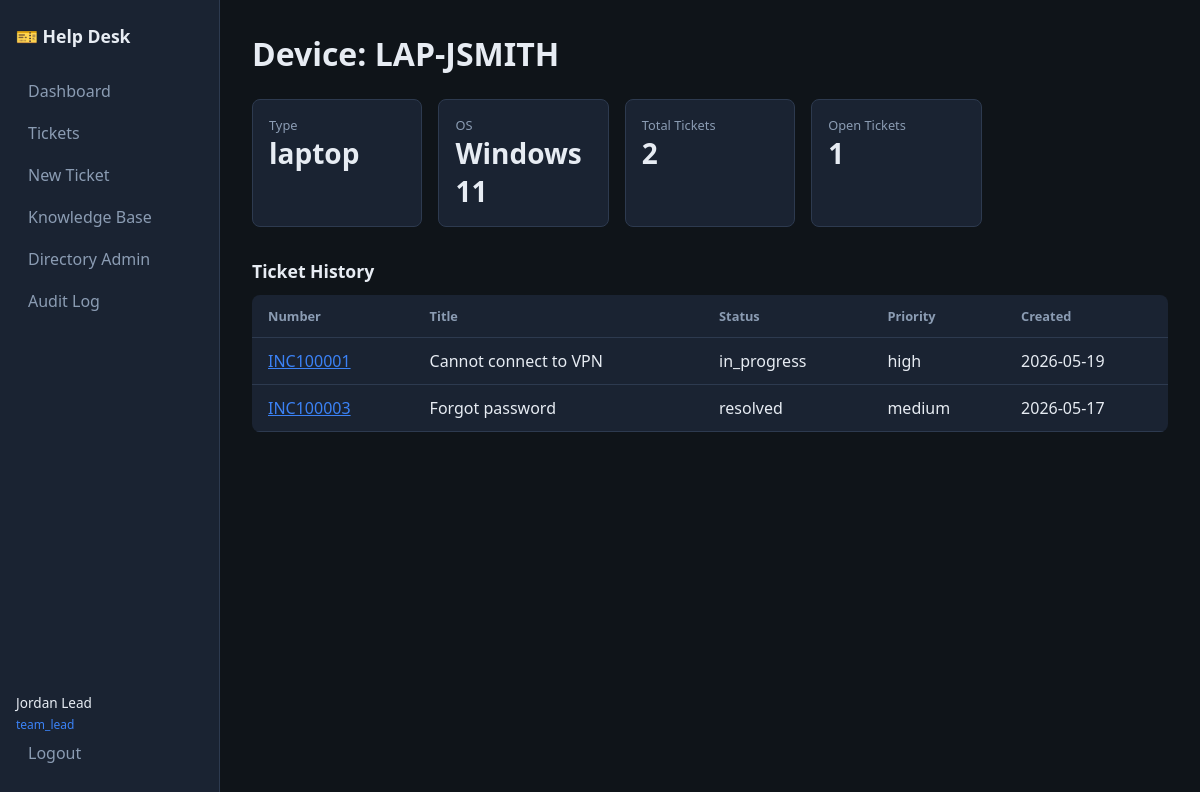
Page /devices/1 (signed in) on the committed database.
### app/models/entities.py (models this page shows)
class User(Base):
    __tablename__ = "users"
    id: Mapped[int] = mapped_column(primary_key=True)
    username: Mapped[str] = mapped_column(String(64), unique=True, index=True)
    email: Mapped[str] = mapped_column(String(255), unique=True)
    display_name: Mapped[str] = mapped_column(String(128))
    password_hash: Mapped[str] = mapped_column(String(255))
    role: Mapped[str] = mapped_column(String(32), default=UserRole.END_USER.value)
    department: Mapped[str | None] = mapped_column(String(128))
    is_active: Mapped[bool] = mapped_column(Boolean, default=True)
    ad_sam_account: Mapped[str | None] = mapped_column(String(64), unique=True)
    ad_upn: Mapped[str | None] = mapped_column(String(255), unique=True)
    manager_id: Mapped[int | None] = mapped_column(ForeignKey("users.id"))
    job_title: Mapped[str | None] = mapped_column(String(128))
    role_sync_from_groups: Mapped[bool] = mapped_column(Boolean, default=True)
    last_login_at: Mapped[datetime | None] = mapped_column(DateTime)
    account_locked: Mapped[bool] = mapped_column(Boolean, default=False)
    created_at: Mapped[datetime] = mapped_column(DateTime, default=datetime.utcnow)
    manager: Mapped["User | None"] = relationship(remote_side=[id])
    ad_groups: Mapped[list["ADGroup"]] = relationship(
        secondary="user_ad_groups", back_populates="members"
    )
    assigned_tickets: Mapped[list["Ticket"]] = relationship(
        back_populates="assigned_technician",
        foreign_keys="Ticket.assigned_technician_id",
    )
    created_tickets: Mapped[list["Ticket"]] = relationship(
        back_populates="requester",
        foreign_keys="Ticket.requester_id",
    )

class Device(Base):
    __tablename__ = "devices"
    id: Mapped[int] = mapped_column(primary_key=True)
    hostname: Mapped[str] = mapped_column(String(128), unique=True, index=True)
    asset_tag: Mapped[str | None] = mapped_column(String(64), unique=True)
    device_type: Mapped[str] = mapped_column(String(64))
    manufacturer: Mapped[str | None] = mapped_column(String(64))
    model: Mapped[str | None] = mapped_column(String(128))
    serial_number: Mapped[str | None] = mapped_column(String(128), unique=True)
    os: Mapped[str | None] = mapped_column(String(128))
    location: Mapped[str | None] = mapped_column(String(128))
    status: Mapped[str] = mapped_column(String(32), default="in_stock")
    assigned_user_id: Mapped[int | None] = mapped_column(ForeignKey("users.id"))
    purchase_date: Mapped[datetime | None] = mapped_column(DateTime)
    warranty_expires: Mapped[datetime | None] = mapped_column(DateTime)
    notes: Mapped[str | None] = mapped_column(Text)
    is_active: Mapped[bool] = mapped_column(Boolean, default=True)
    created_at: Mapped[datetime] = mapped_column(DateTime, default=datetime.utcnow)
    updated_at: Mapped[datetime] = mapped_column(
        DateTime, default=datetime.utcnow, onupdate=datetime.utcnow
    )
    assigned_user: Mapped["User | None"] = relationship()
    tickets: Mapped[list["Ticket"]] = relationship(back_populates="affected_device")

class Ticket(Base):
    __tablename__ = "tickets"
    id: Mapped[int] = mapped_column(primary_key=True)
    ticket_number: Mapped[str] = mapped_column(String(32), unique=True, index=True)
    title: Mapped[str] = mapped_column(String(255))
    description: Mapped[str] = mapped_column(Text)
    priority: Mapped[str] = mapped_column(String(16), default=TicketPriority.MEDIUM.value)
    status: Mapped[str] = mapped_column(String(32), default=TicketStatus.NEW.value)
    category: Mapped[str | None] = mapped_column(String(64))
    ticket_type: Mapped[str] = mapped_column(String(32), default="incident")
    impact: Mapped[str] = mapped_column(String(16), default="medium")
    urgency: Mapped[str] = mapped_column(String(16), default="medium")
    tags: Mapped[str | None] = mapped_column(String(512))
    requester_id: Mapped[int] = mapped_column(ForeignKey("users.id"))
    assigned_technician_id: Mapped[int | None] = mapped_column(ForeignKey("users.id"))
    affected_device_id: Mapped[int | None] = mapped_column(ForeignKey("devices.id"))
    duplicate_of_id: Mapped[int | None] = mapped_column(ForeignKey("tickets.id"))
    kb_article_id: Mapped[int | None] = mapped_column(ForeignKey("kb_articles.id"))
    created_at: Mapped[datetime] = mapped_column(DateTime, default=datetime.utcnow)
    updated_at: Mapped[datetime] = mapped_column(
        DateTime, default=datetime.utcnow, onupdate=datetime.utcnow
    )
    resolved_at: Mapped[datetime | None] = mapped_column(DateTime)
    closed_at: Mapped[datetime | None] = mapped_column(DateTime)
    escalation_level: Mapped[int] = mapped_column(Integer, default=0)
    escalated_at: Mapped[datetime | None] = mapped_column(DateTime)
    satisfaction_rating: Mapped[int | None] = mapped_column(Integer)
    satisfaction_comment: Mapped[str | None] = mapped_column(Text)
    requester: Mapped["User"] = relationship(
        back_populates="created_tickets", foreign_keys=[requester_id]
    )
    assigned_technician: Mapped["User | None"] = relationship(
        back_populates="assigned_tickets", foreign_keys=[assigned_technician_id]
    )
    affected_device: Mapped["Device | None"] = relationship(back_populates="tickets")
    duplicate_of: Mapped["Ticket | None"] = relationship(remote_side=[id])
    sla: Mapped["TicketSla | None"] = relationship(
        back_populates="ticket", uselist=False, cascade="all, delete-orphan"
    )
    work_notes: Mapped[list["TicketWorkNote"]] = relationship(
        back_populates="ticket", cascade="all, delete-orphan"
    )
    resolution_doc: Mapped["ResolutionDocumentation | None"] = relationship(
        back_populates="ticket", uselist=False, cascade="all, delete-orphan"
    )
    status_history: Mapped[list["TicketStatusHistory"]] = relationship(
        back_populates="ticket", cascade="all, delete-orphan"
    )
    timeline_events: Mapped[list["TicketTimelineEvent"]] = relationship(
        back_populates="ticket", cascade="all, delete-orphan", order_by="TicketTimelineEvent.created_at"
    )
    provisioning: Mapped["ProvisioningRequest | None"] = relationship(
        back_populates="onboarding_ticket", uselist=False
    )

### main.py (the view)
@app.get("/devices/{device_id}", response_class=HTMLResponse)
def device_detail(
    device_id: int,
    request: Request,
    user: User = Depends(require_login),
    db: Session = Depends(get_db),
):
    summary = DeviceService(db).device_summary(device_id)
    if not summary:
        raise HTTPException(404)
    return templates.TemplateResponse(
        request,
        "device.html",
        {"user": user, **summary},
    )

### templates/device.html (shortened to what this page needs)
{% extends "base.html" %}
{% block content %}
<h1>Device: {{ device.hostname }}</h1>
<div class="stats-grid">
  <div class="stat-card"><span class="stat-label">Type</span><span class="stat-value">{{ device.device_type }}</span></div>
  <div class="stat-card"><span class="stat-label">OS</span><span class="stat-value">{{ device.os or '—' }}</span></div>
  <div class="stat-card"><span class="stat-label">Total Tickets</span><span class="stat-value">{{ total_tickets }}</span></div>
  <div class="stat-card"><span class="stat-label">Open Tickets</span><span class="stat-value">{{ open_tickets }}</span></div>
</div>
<h2>Ticket History</h2>
<table class="data-table">
  <thead><tr><th>Number</th><th>Title</th><th>Status</th><th>Priority</th><th>Created</th></tr></thead>
  <tbody>
    {% for t in recent_tickets %}
    <tr>
      <td><a href="/tickets/{{ t.id }}">{{ t.ticket_number }}</a></td>
      <td>{{ t.title }}</td>
      <td>{{ t.status }}</td>
      <td>{{ t.priority }}</td>
      <td>{{ t.created_at.strftime('%Y-%m-%d') }}</td>
    </tr>
    {% endfor %}
  </tbody>
</table>
{% endblock %}

### templates/base.html (shortened to what this page needs)
<!DOCTYPE html>
<html lang="en">
<head>
  <link rel="stylesheet" href="/static/css/style.css">
</head>
<body>
  <nav class="sidebar">
    <div class="brand">🎫 Help Desk</div>
    {% if user %}
    <a href="/" class="nav-link">Dashboard</a>
    <a href="/tickets" class="nav-link">Tickets</a>
    <a href="/tickets/new" class="nav-link">New Ticket</a>
    <a href="/kb" class="nav-link">Knowledge Base</a>
    <a href="/ad" class="nav-link">Directory Admin</a>
    {% if user.role in ['team_lead', 'admin'] %}
    <a href="/audit" class="nav-link">Audit Log</a>
    {% endif %}
    <div class="nav-footer">
      <span class="user-badge">{{ user.display_name }}</span>
      <span class="role-badge">{{ user.role }}</span>
      <a href="/logout" class="nav-link logout">Logout</a>
    </div>
    {% endif %}
  </nav>
  <main class="content">
    {% block content %}{% endblock %}
  </main>
</body>
</html>

### static/css/style.css (style rules this page uses)
:root { --bg: #0f1419; --surface: #1a2332; --border: #2d3a4f; --text: #e7ecf3; --muted: #8b9cb3; --accent: #3b82f6; --success: #22c55e; --warning: #f59e0b; --danger: #ef4444; }
* { box-sizing: border-box; margin: 0; padding: 0; }
body { font-family: "Segoe UI", system-ui, sans-serif; background: var(--bg); color: var(--text); display: flex; min-height: 100vh; }
.sidebar { width: 220px; background: var(--surface); border-right: 1px solid var(--border); padding: 1.5rem 1rem; display: flex; flex-direction: column; }
.brand { font-weight: 700; font-size: 1.1rem; margin-bottom: 1.5rem; }
.nav-link { display: block; color: var(--muted); text-decoration: none; padding: 0.5rem 0.75rem; border-radius: 6px; margin-bottom: 0.25rem; }
.nav-footer { margin-top: auto; padding-top: 1rem; }
.user-badge { display: block; font-size: 0.85rem; }
.role-badge { font-size: 0.75rem; color: var(--accent); }
.content { flex: 1; padding: 2rem; overflow-x: auto; }
h1 { margin-bottom: 1.5rem; }
h2 { margin: 1.5rem 0 0.75rem; font-size: 1.1rem; }
.stats-grid { display: grid; grid-template-columns: repeat(auto-fill, minmax(160px, 1fr)); gap: 1rem; margin-bottom: 2rem; }
.stat-card { background: var(--surface); border: 1px solid var(--border); border-radius: 8px; padding: 1rem; }
.stat-label { display: block; font-size: 0.8rem; color: var(--muted); }
.stat-value { font-size: 1.75rem; font-weight: 700; }
.data-table { width: 100%; border-collapse: collapse; background: var(--surface); border-radius: 8px; overflow: hidden; }
.data-table th, .data-table td { padding: 0.75rem 1rem; text-align: left; border-bottom: 1px solid var(--border); }
.data-table th { color: var(--muted); font-size: 0.8rem; }
.data-table a { color: var(--accent); }

### rows in the picture
User: display_name "Jordan Lead", role "team_lead"
Device: hostname "LAP-JSMITH", device_type "laptop", os "Windows 11"
Ticket: ticket_number "INC100001", title "Cannot connect to VPN", status "in_progress", priority "high", created_at "2026-05-19"
Ticket: ticket_number "INC100003", title "Forgot password", status "resolved", priority "medium", created_at "2026-05-17"

### other values in the picture
{{ total_tickets }} "2"
{{ open_tickets }} "1"
